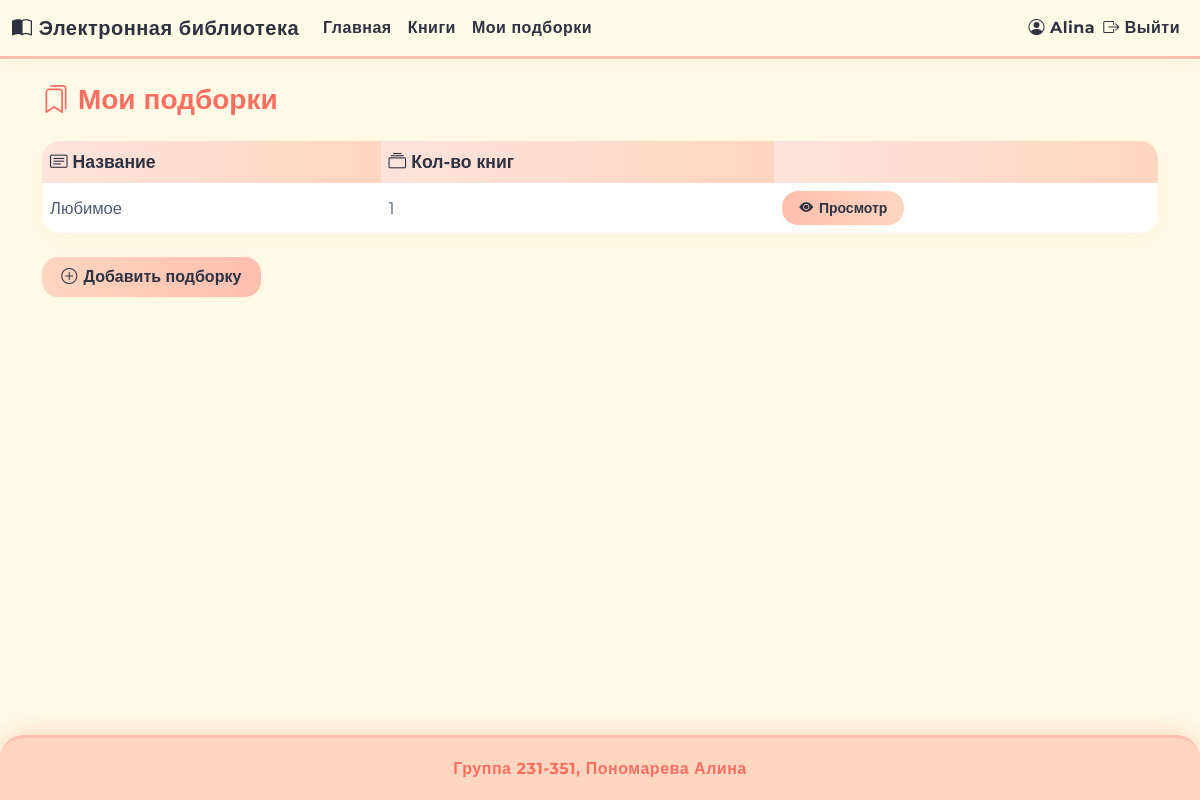
The page /collections (signed in) on the database its author committed.
### app/models.py (models this page shows, shortened)
class User(db.Model, UserMixin):
    __tablename__ = 'user'
    id = db.Column(db.Integer, primary_key=True)
    username = db.Column(db.String(64), nullable=False, unique=True)
    password_hash = db.Column(db.String(128), nullable=False)
    last_name = db.Column(db.String(64), nullable=False)
    first_name = db.Column(db.String(64), nullable=False)
    middle_name = db.Column(db.String(64))
    role_id = db.Column(db.Integer, db.ForeignKey('role.id'), nullable=False)
    reviews = db.relationship('Review', backref='user', lazy=True, cascade="all, delete-orphan")

class Collection(db.Model):
    __tablename__ = 'collection'
    id = db.Column(db.Integer, primary_key=True)
    name = db.Column(db.String(255), nullable=False)
    user_id = db.Column(db.Integer, db.ForeignKey('user.id', ondelete='CASCADE'), nullable=False)
    user = db.relationship('User', backref='collections')
    books = db.relationship('Book', secondary=collection_book, backref='collections')

### app/routes/collections.py (the view)
@collections_bp.route('/collections')
@login_required
def my_collections():
    if current_user.role.name != 'Пользователь':
        flash('Доступ разрешён только для пользователей.', 'danger')
        return redirect(url_for('main.index'))
    collections = Collection.query.filter_by(user_id=current_user.id).all()
    return render_template('my_collections.html', collections=collections)

### app/__init__.py (called while the page is built)
def create_app():
    app = Flask(__name__)
    app.config.from_object('config.Config')
    db.init_app(app)
    login_manager.init_app(app)
    migrate.init_app(app, db)
    csrf.init_app(app)
    app.jinja_env.filters['markdown'] = markdown_filter
    from app.routes.app import main_bp
    from app.routes.books import books_bp
    from app.routes.auth import auth_bp
    from app.routes.reviews import reviews
    from app.routes.collections import collections_bp
    from app.routes.admin import admin_bp
    app.register_blueprint(main_bp)
    app.register_blueprint(books_bp)
    app.register_blueprint(auth_bp)
    app.register_blueprint(reviews)
    app.register_blueprint(collections_bp)
    app.register_blueprint(admin_bp)
    from app.models import User
    @login_manager.user_loader
    def load_user(user_id):
        return User.query.get(int(user_id))
    return app

### app/templates/my_collections.html (shortened to what this page needs)
{% extends "base.html" %}
{% block content %}
<h3 class="mb-4" style="font-weight:700; color:#ff6f61;">
    <i class="bi bi-bookmarks"></i> Мои подборки
</h3>
<table class="table align-middle">
    <thead>
        <tr>
            <th><i class="bi bi-card-text"></i> Название</th>
            <th><i class="bi bi-collection"></i> Кол-во книг</th>
            <th></th>
        </tr>
    </thead>
    <tbody>
        {% for c in collections %}
        <tr>
            <td>{{ c.name }}</td>
            <td>{{ c.books|length }}</td>
            <td>
                <a href="{{ url_for('collections.view_collection', collection_id=c.id) }}" class="btn btn-primary btn-sm">
                    <i class="bi bi-eye-fill"></i> Просмотр
                </a>
            </td>
        </tr>
        {% endfor %}
    </tbody>
</table>
<button class="btn btn-success mt-2" data-bs-toggle="modal" data-bs-target="#addCollectionModal">
    <i class="bi bi-plus-circle"></i> Добавить подборку
</button>
{% endblock %}

### app/templates/base.html (shortened to what this page needs)
<!doctype html>
<html lang="ru">
<head>
    <link href="https://cdn.jsdelivr.net/npm/bootstrap@5.3.0/dist/css/bootstrap.min.css" rel="stylesheet">
    <link href="https://cdn.jsdelivr.net/npm/bootstrap-icons@1.10.5/font/bootstrap-icons.css" rel="stylesheet">
</head>
<body>
<div class="content-wrapper">
    <nav class="navbar navbar-expand-lg">
        <div class="container-fluid">
            <a class="navbar-brand" href="{{ url_for('main.index') }}">
                <i class="bi bi-book-half"></i> Электронная библиотека
            </a>
            <div class="collapse navbar-collapse" id="navbarNav">
                <ul class="navbar-nav me-auto mb-2 mb-lg-0">
                    <li class="nav-item">
                        <a class="nav-link" href="{{ url_for('main.index') }}">Главная</a>
                    </li>
                    <li class="nav-item">
                        <a class="nav-link" href="{{ url_for('main.index') }}">Книги</a>
                    </li>
                    {% if current_user.is_authenticated and current_user.role.name == 'Пользователь' %}
                        <li class="nav-item">
                            <a class="nav-link" href="{{ url_for('collections.my_collections') }}">Мои подборки</a>
                        </li>
                    {% endif %}
                </ul>
                <ul class="navbar-nav ms-auto mb-2 mb-lg-0 align-items-center">
                    {% if current_user.is_authenticated %}
                        <li class="nav-item">
                            <span class="navbar-text">
                                <i class="bi bi-person-circle"></i>
                                {{ current_user.username }}
                            </span>
                        </li>
                        <li class="nav-item">
                            <a class="nav-link" href="{{ url_for('auth.logout') }}"><i class="bi bi-box-arrow-right"></i> Выйти</a>
                        </li>
                    {% endif %}
                </ul>
            </div>
        </div>
    </nav>
    <div class="container mt-4 flex-grow-1">
        {% block content %}
        {% endblock %}
    </div>
</div>
<footer class="text-center">
    Группа 231-351, Пономарева Алина
</footer>
</body>
</html>

### app/templates/base.html (style rules this page uses)
html, body { height: 100%; margin: 0; padding: 0; font-family: 'Montserrat', Arial, sans-serif; background: #fffbe7; color: #2d3142; min-height: 100vh; display: flex; flex-direction: column; }
.content-wrapper { flex: 1 0 auto; display: flex; flex-direction: column; }
.navbar { background: #fffbe7; border-bottom: 3px solid #ffbfae; box-shadow: 0 2px 18px rgba(255,182,155,0.10); }
.navbar-brand, .navbar-nav .nav-link, .navbar-text { color: #2d3142 !important; font-weight: 700; letter-spacing: 0.5px; }
.btn-primary, .btn-success, .btn-warning, .btn-danger { background: #ffbfae; border: none; color: #2d3142; font-weight: 700; border-radius: 14px; box-shadow: 0 4px 16px rgba(255,182,155,0.08); transition: background 0.3s, transform 0.2s; padding: 0.6em 1.5em; }
footer { background: #ffd6c0; color: #ff6f61; border-top: 3px solid #ffbfae; padding: 1.2rem 0; font-weight: 700; letter-spacing: 0.5px; border-radius: 24px 24px 0 0; margin-top: 2rem; box-shadow: 0 -2px 24px #ffd6c0; }
* { transition: background 0.2s, color 0.2s, box-shadow 0.2s, transform 0.2s; }

### app/templates/my_collections.html (style rules this page uses)
.table { background: #fffbe7; border-radius: 18px; overflow: hidden; box-shadow: 0 4px 24px rgba(255,182,155,0.10); }
.table thead th { background: linear-gradient(90deg,#ffe3dc 0%, #ffd6c0 100%); color: #2d3142; font-weight: 700; border: none; font-size: 1.1em; }
.table tbody td { vertical-align: middle; font-size: 1.04em; color: #4f5d75; border: none; background: #fff; }
.table tr { transition: background 0.18s; }
.btn { border-radius: 16px; font-weight: 700; padding: 0.48em 1.2em; border: none; box-shadow: 0 2px 8px rgba(255,182,155,0.10); transition: background 0.18s, color 0.18s, transform 0.18s; display: inline-flex; align-items: center; gap: 0.4em; }
.btn-primary { background: linear-gradient(90deg,#ffbfae 0%, #ffd6c0 100%); color: #2d3142; }
.btn-success { background: linear-gradient(90deg,#ffd6c0 0%, #ffbfae 100%); color: #2d3142; }

### rows shown on the page
User: username "Alina"
Collection: name "Любимое", books|length "1"
